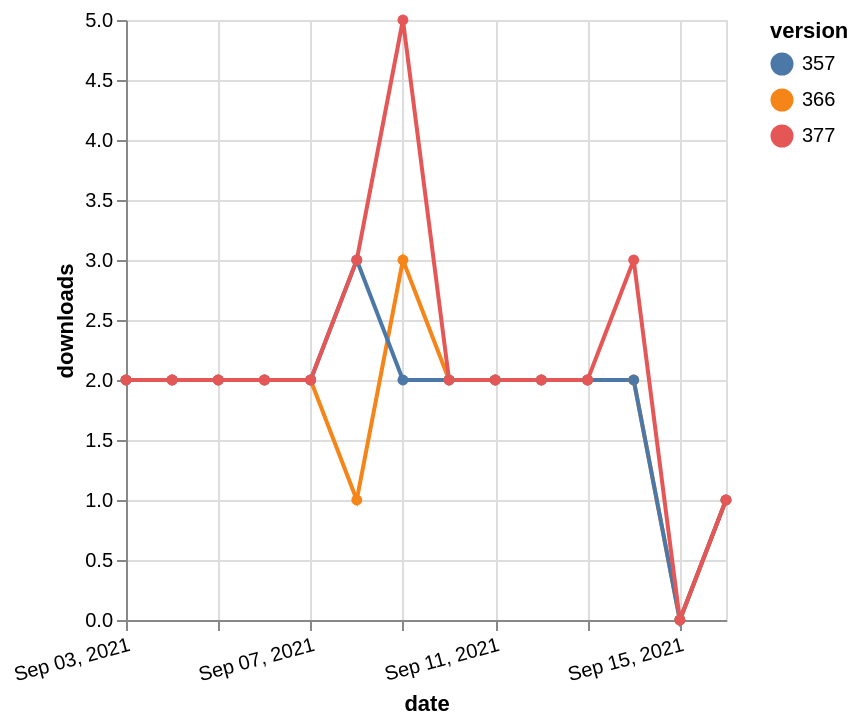

Write a Vega-Lite specification for this figure.
### Vega-Lite specification from a JSON file in a GitHub repository (floating-point values rounded to 4 significant figures)
{"$schema": "https://vega.github.io/schema/vega-lite/v5.json", "description": "A simple bar chart with embedded data.", "data": {"values": [{"date": "2021-09-03", "total": 2197, "delta": 2, "version": "366"}, {"date": "2021-09-04", "total": 2199, "delta": 2, "version": "366"}, {"date": "2021-09-05", "total": 2201, "delta": 2, "version": "366"}, {"date": "2021-09-06", "total": 2203, "delta": 2, "version": "366"}, {"date": "2021-09-07", "total": 2205, "delta": 2, "version": "366"}, {"date": "2021-09-08", "total": 2206, "delta": 1, "version": "366"}, {"date": "2021-09-09", "total": 2209, "delta": 3, "version": "366"}, {"date": "2021-09-10", "total": 2211, "delta": 2, "version": "366"}, {"date": "2021-09-11", "total": 2213, "delta": 2, "version": "366"}, {"date": "2021-09-12", "total": 2215, "delta": 2, "version": "366"}, {"date": "2021-09-13", "total": 2217, "delta": 2, "version": "366"}, {"date": "2021-09-14", "total": 2219, "delta": 2, "version": "366"}, {"date": "2021-09-15", "total": 2219, "delta": 0, "version": "366"}, {"date": "2021-09-16", "total": 2220, "delta": 1, "version": "366"}, {"date": "2021-09-03", "total": 2655, "delta": 2, "version": "357"}, {"date": "2021-09-04", "total": 2657, "delta": 2, "version": "357"}, {"date": "2021-09-05", "total": 2659, "delta": 2, "version": "357"}, {"date": "2021-09-06", "total": 2661, "delta": 2, "version": "357"}, {"date": "2021-09-07", "total": 2663, "delta": 2, "version": "357"}, {"date": "2021-09-08", "total": 2666, "delta": 3, "version": "357"}, {"date": "2021-09-09", "total": 2668, "delta": 2, "version": "357"}, {"date": "2021-09-10", "total": 2670, "delta": 2, "version": "357"}, {"date": "2021-09-11", "total": 2672, "delta": 2, "version": "357"}, {"date": "2021-09-12", "total": 2674, "delta": 2, "version": "357"}, {"date": "2021-09-13", "total": 2676, "delta": 2, "version": "357"}, {"date": "2021-09-14", "total": 2678, "delta": 2, "version": "357"}, {"date": "2021-09-15", "total": 2678, "delta": 0, "version": "357"}, {"date": "2021-09-16", "total": 2679, "delta": 1, "version": "357"}, {"date": "2021-09-03", "total": 2018, "delta": 2, "version": "377"}, {"date": "2021-09-04", "total": 2020, "delta": 2, "version": "377"}, {"date": "2021-09-05", "total": 2022, "delta": 2, "version": "377"}, {"date": "2021-09-06", "total": 2024, "delta": 2, "version": "377"}, {"date": "2021-09-07", "total": 2026, "delta": 2, "version": "377"}, {"date": "2021-09-08", "total": 2029, "delta": 3, "version": "377"}, {"date": "2021-09-09", "total": 2034, "delta": 5, "version": "377"}, {"date": "2021-09-10", "total": 2036, "delta": 2, "version": "377"}, {"date": "2021-09-11", "total": 2038, "delta": 2, "version": "377"}, {"date": "2021-09-12", "total": 2040, "delta": 2, "version": "377"}, {"date": "2021-09-13", "total": 2042, "delta": 2, "version": "377"}, {"date": "2021-09-14", "total": 2045, "delta": 3, "version": "377"}, {"date": "2021-09-15", "total": 2045, "delta": 0, "version": "377"}, {"date": "2021-09-16", "total": 2046, "delta": 1, "version": "377"}]}, "width": "container", "mark": {"type": "line", "point": {"filled": true}}, "encoding": {"x": {"field": "date", "type": "temporal", "timeUnit": "yearmonthdate", "title": "date", "axis": {"labelAngle": -15}}, "y": {"field": "delta", "type": "quantitative", "title": "downloads"}, "color": {"field": "version", "type": "nominal"}, "tooltip": {"field": "delta"}}}
